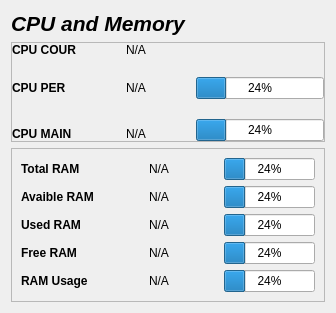
            <widget class="QWidget" name="cpu_memory">
             <layout class="QVBoxLayout" name="verticalLayout_5">
              <item>
               <widget class="QLabel" name="label_35">
                <property name="font">
                 <font>
                  <pointsize>16</pointsize>
                  <italic>true</italic>
                  <bold>true</bold>
                 </font>
                </property>
                <property name="text">
                 <string>CPU and Memory</string>
                </property>
               </widget>
              </item>
              <item>
               <widget class="QFrame" name="cpu_info_frame">
                <property name="sizePolicy">
                 <sizepolicy hsizetype="Preferred" vsizetype="Preferred">
                  <horstretch>0</horstretch>
                  <verstretch>0</verstretch>
                 </sizepolicy>
                </property>
                <property name="frameShape">
                 <enum>QFrame::StyledPanel</enum>
                </property>
                <property name="frameShadow">
                 <enum>QFrame::Raised</enum>
                </property>
                <layout class="QGridLayout" name="gridLayout_2">
                 <property name="leftMargin">
                  <number>0</number>
                 </property>
                 <property name="topMargin">
                  <number>0</number>
                 </property>
                 <property name="rightMargin">
                  <number>0</number>
                 </property>
                 <property name="bottomMargin">
                  <number>0</number>
                 </property>
                 <property name="horizontalSpacing">
                  <number>50</number>
                 </property>
                 <property name="verticalSpacing">
                  <number>20</number>
                 </property>
                 <item row="9" column="2">
                  <widget class="QProgressBar" name="cpu_per_bar">
                   <property name="value">
                    <number>24</number>
                   </property>
                  </widget>
                 </item>
                 <item row="9" column="0" alignment="Qt::AlignBottom">
                  <widget class="QLabel" name="label_13">
                   <property name="font">
                    <font>
                     <bold>true</bold>
                    </font>
                   </property>
                   <property name="text">
                    <string>CPU MAIN</string>
                   </property>
                  </widget>
                 </item>
                 <item row="8" column="1">
                  <widget class="QLabel" name="cpu_per_text">
                   <property name="text">
                    <string>N/A</string>
                   </property>
                  </widget>
                 </item>
                 <item row="8" column="2">
                  <widget class="QProgressBar" name="cpu_cour_bar">
                   <property name="value">
                    <number>24</number>
                   </property>
                  </widget>
                 </item>
                 <item row="8" column="0">
                  <widget class="QLabel" name="label_14">
                   <property name="font">
                    <font>
                     <bold>true</bold>
                    </font>
                   </property>
                   <property name="text">
                    <string>CPU PER</string>
                   </property>
                  </widget>
                 </item>
                 <item row="9" column="1" alignment="Qt::AlignLeft|Qt::AlignBottom">
                  <widget class="QLabel" name="cpu_main_txt">
                   <property name="text">
                    <string>N/A</string>
                   </property>
                  </widget>
                 </item>
                 <item row="7" column="1" alignment="Qt::AlignBottom">
                  <widget class="QLabel" name="cpu_cour_text">
                   <property name="text">
                    <string>N/A</string>
                   </property>
                  </widget>
                 </item>
                 <item row="7" column="0" alignment="Qt::AlignBottom">
                  <widget class="QLabel" name="label_11">
                   <property name="font">
                    <font>
                     <bold>true</bold>
                    </font>
                   </property>
                   <property name="text">
                    <string>CPU COUR</string>
                   </property>
                  </widget>
                 </item>
                </layout>
               </widget>
              </item>
              <item>
               <widget class="QFrame" name="ram_frame">
                <property name="layoutDirection">
                 <enum>Qt::LeftToRight</enum>
                </property>
                <property name="frameShape">
                 <enum>QFrame::StyledPanel</enum>
                </property>
                <property name="frameShadow">
                 <enum>QFrame::Raised</enum>
                </property>
                <layout class="QGridLayout" name="gridLayout_3">
                 <property name="horizontalSpacing">
                  <number>55</number>
                 </property>
                 <item row="1" column="1">
                  <widget class="QLabel" name="ram_available_text">
                   <property name="text">
                    <string>N/A</string>
                   </property>
                  </widget>
                 </item>
                 <item row="2" column="1">
                  <widget class="QLabel" name="ram_used_text">
                   <property name="text">
                    <string>N/A</string>
                   </property>
                  </widget>
                 </item>
                 <item row="0" column="0">
                  <widget class="QLabel" name="label_17">
                   <property name="font">
                    <font>
                     <bold>true</bold>
                    </font>
                   </property>
                   <property name="text">
                    <string>Total RAM</string>
                   </property>
                  </widget>
                 </item>
                 <item row="3" column="0">
                  <widget class="QLabel" name="label_20">
                   <property name="font">
                    <font>
                     <bold>true</bold>
                    </font>
                   </property>
                   <property name="text">
                    <string>Free RAM</string>
                   </property>
                  </widget>
                 </item>
                 <item row="4" column="1">
                  <widget class="QLabel" name="ram_usage_text">
                   <property name="text">
                    <string>N/A</string>
                   </property>
                  </widget>
                 </item>
                 <item row="3" column="1">
                  <widget class="QLabel" name="ram_free_text">
                   <property name="text">
                    <string>N/A</string>
                   </property>
                  </widget>
                 </item>
                 <item row="1" column="0">
                  <widget class="QLabel" name="label_18">
                   <property name="font">
                    <font>
                     <bold>true</bold>
                    </font>
                   </property>
                   <property name="text">
                    <string>Avaible RAM</string>
                   </property>
                  </widget>
                 </item>
                 <item row="4" column="0">
                  <widget class="QLabel" name="label_25">
                   <property name="font">
                    <font>
                     <bold>true</bold>
                    </font>
                   </property>
                   <property name="text">
                    <string>RAM Usage</string>
                   </property>
                  </widget>
                 </item>
                 <item row="2" column="0">
                  <widget class="QLabel" name="label_19">
                   <property name="font">
                    <font>
                     <bold>true</bold>
                    </font>
                   </property>
                   <property name="text">
                    <string>Used RAM</string>
                   </property>
                  </widget>
                 </item>
                 <item row="0" column="1">
                  <widget class="QLabel" name="ram_total_text">
                   <property name="text">
                    <string>N/A</string>
                   </property>
                  </widget>
                 </item>
                 <item row="0" column="2">
                  <widget class="QProgressBar" name="ram_total_bar">
                   <property name="value">
                    <number>24</number>
                   </property>
                  </widget>
                 </item>
                 <item row="1" column="2">
                  <widget class="QProgressBar" name="ram_avail_bar">
                   <property name="value">
                    <number>24</number>
                   </property>
                  </widget>
                 </item>
                 <item row="2" column="2">
                  <widget class="QProgressBar" name="ram_used_bar">
                   <property name="value">
                    <number>24</number>
                   </property>
                  </widget>
                 </item>
                 <item row="3" column="2">
                  <widget class="QProgressBar" name="ram_free_bar">
                   <property name="value">
                    <number>24</number>
                   </property>
                  </widget>
                 </item>
                 <item row="4" column="2">
                  <widget class="QProgressBar" name="ram_use_bar">
                   <property name="value">
                    <number>24</number>
                   </property>
                  </widget>
                 </item>
                </layout>
               </widget>
              </item>
             </layout>
            </widget>
